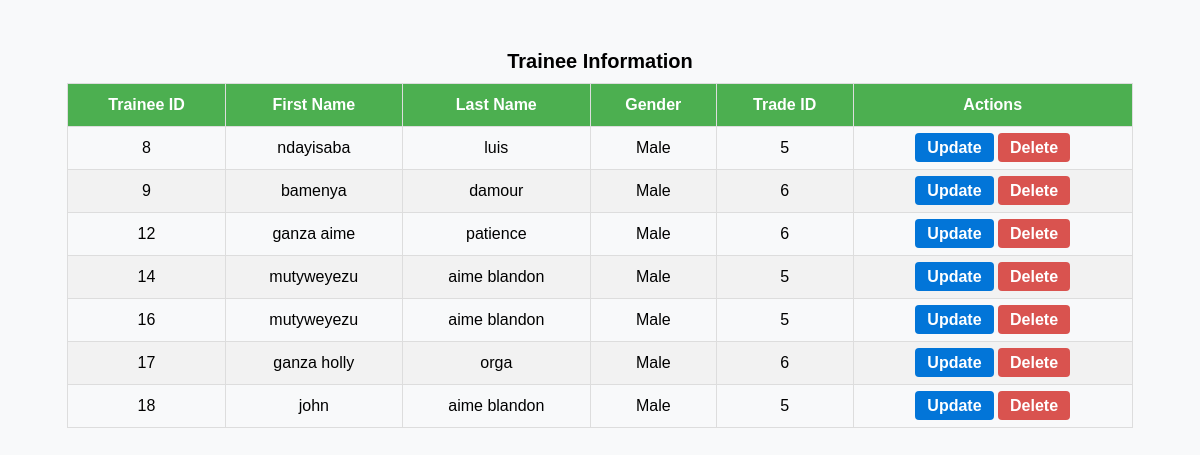
The app's page /report.php with its own data.
### tables this page shows
CREATE TABLE `trainees` (
  `Trainee_Id` int(11) NOT NULL,
  `FirstNames` varchar(100) NOT NULL,
  `LastName` varchar(100) NOT NULL,
  `Gender` enum('Male','Female','Other') NOT NULL,
  `Trade_Id` int(11) NOT NULL
);

### report.php (the view, shortened to what this page needs)
<!DOCTYPE html>
<html>
<head>
</head>
<body>
<table>
    <caption>Trainee Information</caption>
    <thead>
        <tr>
            <th>Trainee ID</th>
            <th>First Name</th>
            <th>Last Name</th>
            <th>Gender</th>
            <th>Trade ID</th>
            <th>Actions</th>
        </tr>
    </thead>
    <tbody>
<?php
$con = mysqli_connect("localhost", "root", "", "gikonko_tsss");
$sql = "SELECT * FROM trainees";
$result = mysqli_query($con, $sql);
if ($result) {
    if (mysqli_num_rows($result) > 0) {
        while ($row = mysqli_fetch_assoc($result)) {
            echo "<tr>";
            echo "<td>" . htmlspecialchars($row['Trainee_Id']) . "</td>";
            echo "<td>" . htmlspecialchars($row['FirstNames']) . "</td>";
            echo "<td>" . htmlspecialchars($row['LastName']) . "</td>";
            echo "<td>" . htmlspecialchars($row['Gender']) . "</td>";
            echo "<td>" . htmlspecialchars($row['Trade_Id']) . "</td>";
            echo "<td>";
            echo "<a class='btn btn-update' href='update_trainee.php?id=" . $row['Trainee_Id'] . "'>Update</a> ";
            echo "<a class='btn btn-delete' href='delete_trainee.php?id=" . $row['Trainee_Id'] . "' onclick=\"return confirm('Are you sure you want to delete this trainee?');\">Delete</a>";
            echo "</td>";
            echo "</tr>";
        }
    } else {
        echo "<tr><td colspan='6'>No trainees found</td></tr>";
    }
} else {
    echo "<tr><td colspan='6'>Query failed: " . mysqli_error($con) . "</td></tr>";
}
?>
    </tbody>
</table>
</body>
</html>

### report.php (style rules this page uses)
body { font-family: Arial, sans-serif; background: #f8f9fa; }
table { width: 90%; border-collapse: collapse; margin: 50px auto; font-size: 16px; }
th, td { border: 1px solid #ddd; padding: 12px; text-align: center; }
th { background-color: #4CAF50; color: white; }
tr:nth-child(even) { background-color: #f2f2f2; }
caption { margin-bottom: 10px; font-weight: bold; font-size: 20px; }
.btn { padding: 6px 12px; border: none; border-radius: 4px; cursor: pointer; text-decoration: none; font-weight: bold; }
.btn-update { background-color: #0275d8; color: white; }
.btn-delete { background-color: #d9534f; color: white; }

### records on screen
trainees: Trainee_Id "8", FirstNames "ndayisaba", LastName "luis", Gender "Male", Trade_Id "5"
trainees: Trainee_Id "9", FirstNames "bamenya", LastName "damour", Gender "Male", Trade_Id "6"
trainees: Trainee_Id "12", FirstNames "ganza aime", LastName "patience", Gender "Male", Trade_Id "6"
trainees: Trainee_Id "14", FirstNames "mutyweyezu", LastName "aime blandon", Gender "Male", Trade_Id "5"
trainees: Trainee_Id "16", FirstNames "mutyweyezu", LastName "aime blandon", Gender "Male", Trade_Id "5"
trainees: Trainee_Id "17", FirstNames "ganza holly", LastName "orga", Gender "Male", Trade_Id "6"
trainees: Trainee_Id "18", FirstNames "john", LastName "aime blandon", Gender "Male", Trade_Id "5"
